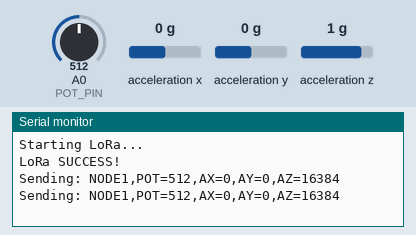
Recording of a sketch running on a simulated Arduino Uno, built with avr-gcc and run on an emulated ATmega328P. Parts: the last lines printed to the serial monitor. Wiring (inferred from the names in the program): MPU-6050 motion sensor at I2C address 0x68. The inputs (shaded band) are chosen by the test bench; at power-on: acceleration x 0 g, A0 (POT_PIN) = 512, acceleration y 0 g, acceleration z 1 g. No radio packets arrive unless stated.

Above: at 3.8 s.
3.9 s: acceleration x set to -1.4 g
At 6.7 s:
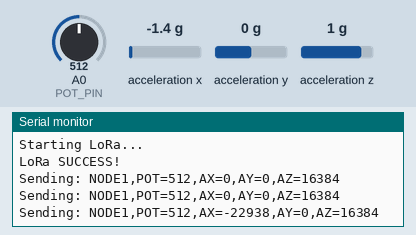
7.9 s: A0 (POT_PIN) set to 716
At 10.1 s:
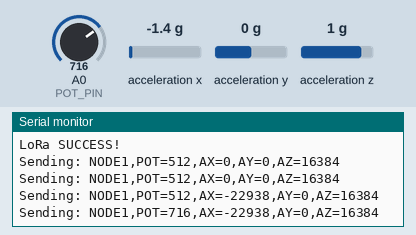
11.9 s: acceleration y set to -1.4 g
At 13.4 s:
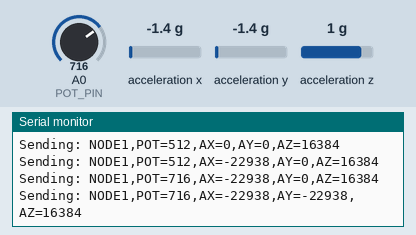
15.9 s: acceleration z set to -1.4 g
At 19.0 s:
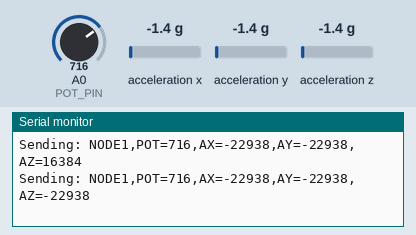
19.9 s: A0 (POT_PIN) set to 992
At 22.4 s:
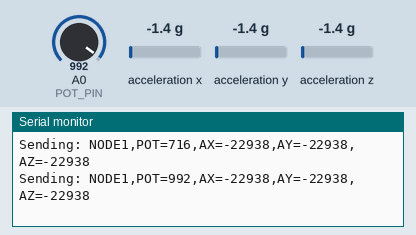
Timing chart, 0 to 23.9 s (numbered marks = the images above; inputs shaded):
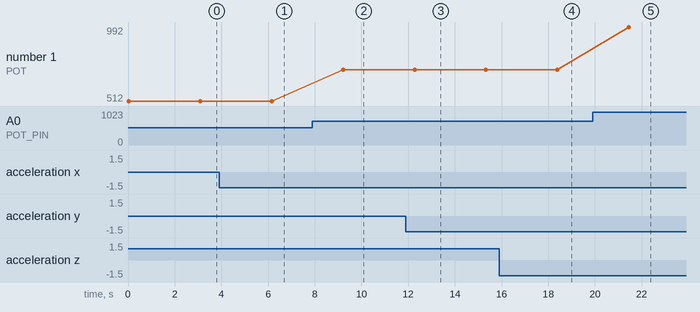

The sketch:

node1.ino
```cpp
#include <SPI.h>
#include <LoRa.h>
#include <Wire.h>

// =======================
// LoRa Pins
// =======================
#define LORA_SS    10
#define LORA_RST   9
#define LORA_DIO0  2

// =======================
// POT Sensor
// =======================
#define POT_PIN A0

// =======================
// MPU6050
// =======================
#define MPU6050_ADDR 0x68

// =======================
// Node ID
// =======================
#define NODE_ID "NODE1"

void setup() {
  Serial.begin(9600);

  pinMode(POT_PIN, INPUT);

  Wire.begin();

  // Wake up MPU6050
  Wire.beginTransmission(MPU6050_ADDR);
  Wire.write(0x6B);
  Wire.write(0);
  Wire.endTransmission(true);

  // LoRa
  LoRa.setPins(LORA_SS, LORA_RST, LORA_DIO0);

  Serial.println("Starting LoRa...");

  if (!LoRa.begin(433E6)) {
    Serial.println("LoRa FAILED!");
    while (1);
  }

  Serial.println("LoRa SUCCESS!");
}

void readMPU6050(int16_t &ax, int16_t &ay, int16_t &az) {
  Wire.beginTransmission(MPU6050_ADDR);
  Wire.write(0x3B);
  Wire.endTransmission(false);

  Wire.requestFrom(MPU6050_ADDR, 6, true);

  ax = (Wire.read() << 8) | Wire.read();
  ay = (Wire.read() << 8) | Wire.read();
  az = (Wire.read() << 8) | Wire.read();
}

void loop() {
  int potValue = analogRead(POT_PIN);

  int16_t ax;
  int16_t ay;
  int16_t az;

  readMPU6050(ax, ay, az);

  String data =
    String(NODE_ID) +
    ",POT=" + String(potValue) +
    ",AX=" + String(ax) +
    ",AY=" + String(ay) +
    ",AZ=" + String(az);

  Serial.print("Sending: ");
  Serial.println(data);

  LoRa.beginPacket();
  LoRa.print(data);
  LoRa.endPacket();

  delay(3000);
}
```

Measured:
- after the input at 3.9 s, the serial monitor: prints a new line after 2.2 s (image 1)
- after the input at 7.9 s, the serial monitor: prints a new line after 1.3 s (image 2)
- after the input at 11.9 s, the serial monitor: prints a new line after 0.37 s (image 3)
- after the input at 15.9 s, the serial monitor: prints a new line after 2.5 s (image 4)
- after the input at 19.9 s, the serial monitor: prints a new line after 1.6 s (image 5)
- plotted number 1: 512 → 716 after the input at 7.9 s, 716 → 992 after the input at 19.9 s
